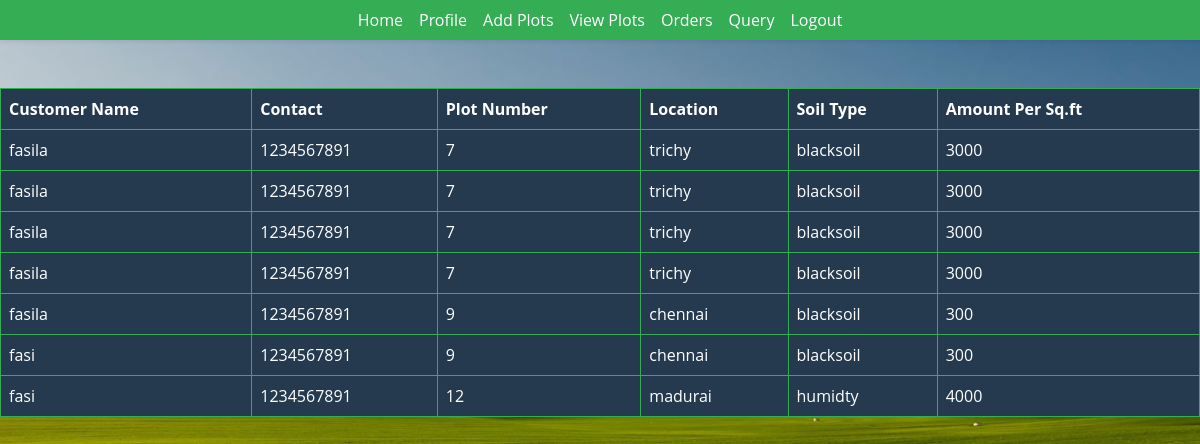
/farmerbuddy/SellerOrder.php, run on the app's committed database.
### tables this page shows
CREATE TABLE `customer_order` (
  `orderid` int(100) NOT NULL,
  `farmerid` int(100) NOT NULL,
  `name` varchar(50) NOT NULL,
  `contact` int(10) NOT NULL,
  `area` varchar(25) NOT NULL,
  `plotnumber` int(100) NOT NULL,
  `Location` varchar(50) NOT NULL,
  `Soiltype` varchar(20) NOT NULL,
  `description` varchar(100) NOT NULL,
  `Amount` int(10) NOT NULL
);

### farmerbuddy/SellerOrder.php (the view, shortened to what this page needs)
<?php
include './includes/dbconfig.php';
?>
<!DOCTYPE html>
<html lang="en">
<head>
    <link href="css/boostrap.min.css" rel="stylesheet">
  <link rel="stylesheet" href="./css/log.css" />
  <link href="css/design.css" rel="stylesheet">
</head>
<body style="background-image: url('./images/agriland.jpg');">
    <nav class="navbar navbar-expand-lg bg-primary navbar-dark shadow-sm py-3 py-lg-0 px-3 px-lg-5" id="home">
        <div class="collapse navbar-collapse" id="navbarCollapse">
            <div class="navbar-nav mx-auto py-0">
                <a href="seller.php" class="nav-item nav-link active">Home</a>
                <a href="UsersProfile.php" class="nav-item nav-link active">Profile</a>
                <a href="plot.php" class="nav-item nav-link active">Add Plots</a>
                <a href="viewproduct.php" class="nav-item nav-link active">View Plots</a>
                <a href="SellerOrder.php" class="nav-item nav-link active">Orders</a>
                <a href="SellerQueries.php" class="nav-item nav-link active">Query</a>
                <a href="Login.php" class="nav-item nav-link active">Logout</a>
            </div>
        </div>
    </nav>
    <?php
    $select = mysqli_query($conn, "select * from customer_order");
    ?>
    <div class="display-container">
        <div class="display">
            <table class="table table-dark table-hover table-bordered border-primary mt-5" id="product">
                <thead>
                    <tr>
                        <th scope="col">Customer Name</th>
                        <th scope="col">Contact</th>
                        <th scope="col">Plot Number</th>
                        <th scope="col">Location</th>
                        <th scope="col">Soil Type</th>
                        <th scope="col">Amount Per Sq.ft</th>
                    </tr>
                </thead>
                <?php
                if (mysqli_num_rows($select) > 0) {
                    while ($row = mysqli_fetch_assoc($select)) {
                ?>
                        <tr>
                            <td><?php echo $row['name']; ?></td>
                            <td><?php echo $row['contact']; ?></td>
                            <td><?php echo $row['plotnumber']; ?></td>
                            <td><?php echo $row['Location']; ?></td>
                            <td><?php echo $row['Soiltype']; ?></td>
                            <td><?php echo $row['Amount']; ?></td>
                        </tr>
                    <?php }
                } else { ?>
                    <tr>
                        <td colspan="6">No Plots are Ordered</td>
                    </tr>
                <?php } ?>
            </table>
        </div>
    </div>
</body>
</html>

### farmerbuddy/css/log.css (style rules this page uses)
body { background-repeat: no-repeat; background-size: cover; }

### farmerbuddy/css/design.css (style rules this page uses)
:root { --primary: #0d0e0d; --secondary: #FF9933; --light: #F6FFF2; --dark: #263A4F; }

### data on the page
customer_order: name "fasila", contact "1234567891", plotnumber "7", Location "trichy", Soiltype "blacksoil", Amount "3000"
customer_order: name "fasila", contact "1234567891", plotnumber "7", Location "trichy", Soiltype "blacksoil", Amount "3000"
customer_order: name "fasila", contact "1234567891", plotnumber "7", Location "trichy", Soiltype "blacksoil", Amount "3000"
customer_order: name "fasila", contact "1234567891", plotnumber "7", Location "trichy", Soiltype "blacksoil", Amount "3000"
customer_order: name "fasila", contact "1234567891", plotnumber "9", Location "chennai", Soiltype "blacksoil", Amount "300"
customer_order: name "fasi", contact "1234567891", plotnumber "9", Location "chennai", Soiltype "blacksoil", Amount "300"
customer_order: name "fasi", contact "1234567891", plotnumber "12", Location "madurai", Soiltype "humidty", Amount "4000"
